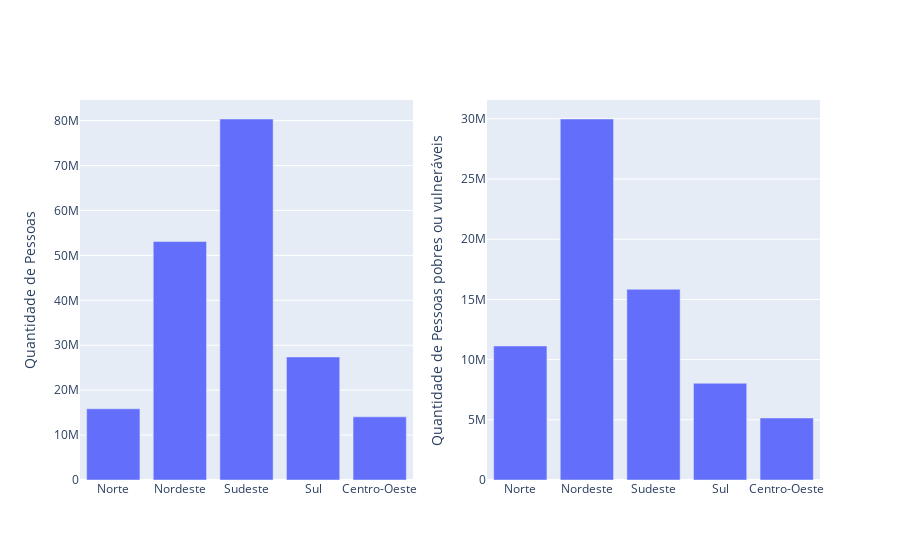

The notebook cell this image was saved under:
### Markdown cell above
### Agora vamos estudar o comportamento por região!

    Sabendo da inconsistência em muitas linhas da base escolhida, vamos usar agora uma outra planilha para analisar a distribuição de pobreza por região brasileira

### Code cell
dataframeBase = pd.read_excel("./Agregações GR UF Brasil/Grandes Regiões.ods",engine='odf')

newDataframe = dataframeBase[["cod_local", "qtd_pes", "qtd_pes_pobres", "qtd_pes_vulneraveis", "qtd_pes_pob_vul","qtd_0a11"]].copy()

mapeamento = {
1: "Norte",
2: "Nordeste",
3: "Sudeste",
4: "Sul",
5: "Centro-Oeste"
}
newDataframe['cod_local'] = newDataframe['cod_local'].replace(mapeamento)



fig = sp.make_subplots(rows=1, cols=2)

fig1 = px.bar(newDataframe, x = 'cod_local', y = 'qtd_pes')
fig.add_trace(fig1['data'][0], row=1, col=1)

fig1 = px.bar(newDataframe, x = 'cod_local', y = 'qtd_pes_pob_vul')
fig.add_trace(fig1['data'][0], row=1, col=2)


fig.update_yaxes(title_text='Quantidade de Pessoas',row=1, col=1,)
fig.update_yaxes(title_text='Quantidade de Pessoas pobres ou vulneráveis',row=1, col=2,)

fig.show()

### Figure 1 — Plotly figure (JSON) as saved in the notebook; plotly's stock layout.template omitted (floating-point values rounded to 4 significant figures)
{"data": [{"alignmentgroup": "True", "hovertemplate": "cod_local=%{x}<br>qtd_pes=%{y}<extra></extra>", "legendgroup": "", "marker": {"color": "#636efa", "pattern": {"shape": ""}}, "name": "", "offsetgroup": "", "orientation": "v", "showlegend": false, "textposition": "auto", "type": "bar", "x": ["Norte", "Nordeste", "Sudeste", "Sul", "Centro-Oeste"], "xaxis": "x", "y": [15864454, 53080000.0, 80360000.0, 27390000.0, 14060000.0], "yaxis": "y"}, {"alignmentgroup": "True", "hovertemplate": "cod_local=%{x}<br>qtd_pes_pob_vul=%{y}<extra></extra>", "legendgroup": "", "marker": {"color": "#636efa", "pattern": {"shape": ""}}, "name": "", "offsetgroup": "", "orientation": "v", "showlegend": false, "textposition": "auto", "type": "bar", "x": ["Norte", "Nordeste", "Sudeste", "Sul", "Centro-Oeste"], "xaxis": "x2", "y": [11130000.0, 29980000.0, 15840000.0, 8030000.0, 5150000.0], "yaxis": "y2"}], "layout": {"xaxis": {"anchor": "y", "domain": [0, 0.45]}, "xaxis2": {"anchor": "y2", "domain": [0.55, 1]}, "yaxis": {"anchor": "x", "domain": [0, 1], "title": {"text": "Quantidade de Pessoas"}}, "yaxis2": {"anchor": "x2", "domain": [0, 1], "title": {"text": "Quantidade de Pessoas pobres ou vulneráveis"}}}}
